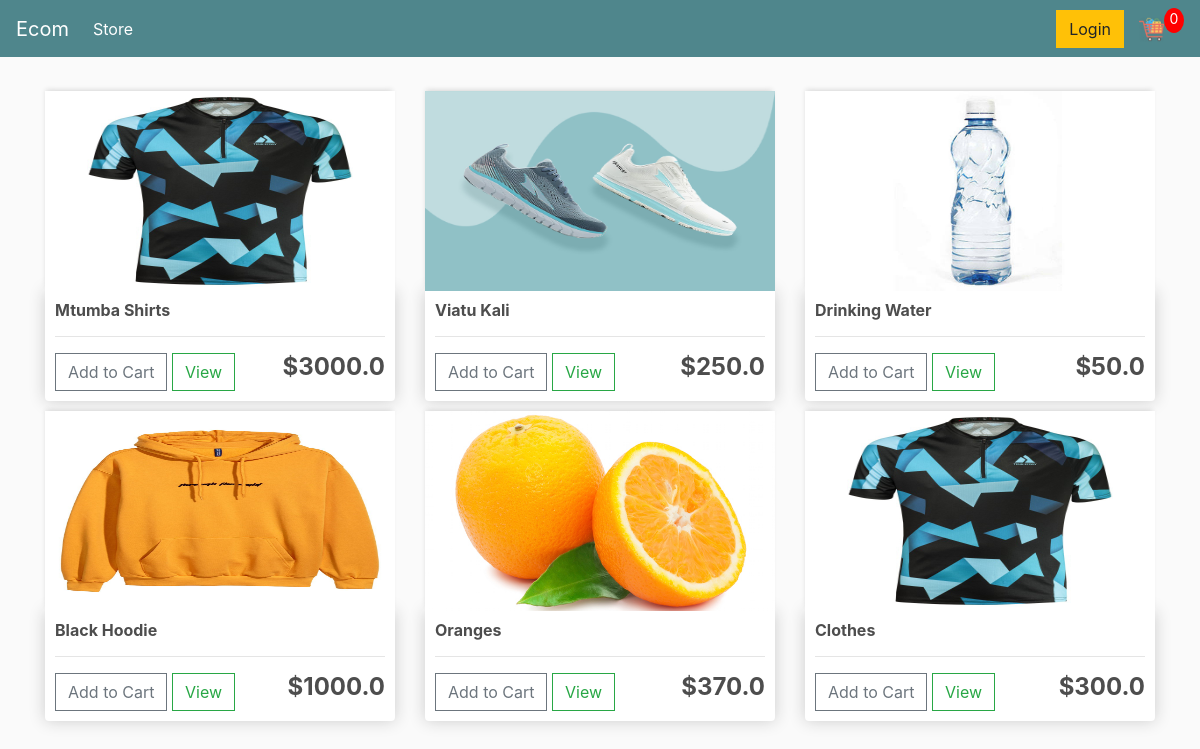
The page / on the database its author committed.
### store/models.py (models this page shows, shortened)
class Product(models.Model):
    name = models.CharField(max_length=200, null=True)
    price = models.FloatField()
    image = models.ImageField(upload_to="images/products", blank=True, null=True)
    digital = models.BooleanField(default=False, null=True, blank=True)
    @property
    def imageURL(self):
        try:
            url = self.image.url
        except:
            url = ''
        return url

### store/views.py (the view)
# urls.py: path("", include("store.urls")),
def store(request):
    products = Product.objects.all()
    context = {
        "products": products
    }
    return render(request, "store/store.html", context)

### store/templates/store/store.html
{% extends 'store/main.html' %}
{% load static %}
{% block content %}
	<div class="row">
{% for product in products %}
		<div class="col-lg-4">
			<img class="thumbnail" src="{{ product.imageURL}}">
			<div class="box-element product">
				<h6><strong>{{ product.name}}</strong></h6>
				<hr>
				<button  class="btn btn-outline-secondary add-btn">Add to Cart</button>
				<a class="btn btn-outline-success" href="#">View</a>
				<h4 style="display: inline-block; float: right"><strong>${{product.price}}</strong></h4>
			</div>
		</div>
{% endfor %}
	</div>
{% endblock content %}

### store/templates/store/main.html (shortened to what this page needs)
<!DOCTYPE html>
{% load static %}
<html>
<head>
	<link rel="stylesheet" href="https://stackpath.bootstrapcdn.com/bootstrap/4.4.1/css/bootstrap.min.css">
	<link rel="stylesheet" type="text/css" href="{% static 'css/main.css' %}">
</head>
<body>
	<nav class="navbar navbar-expand-lg navbar-dark bg-dark">
	  <a class="navbar-brand" href="{% url 'store' %}">Ecom</a>
	  <div class="collapse navbar-collapse" id="navbarSupportedContent">
	    <ul class="navbar-nav mr-auto">
	      <li class="nav-item active">
	        <a class="nav-link" href="{% url 'store' %}">Store <span class="sr-only">(current)</span></a>
	      </li>
	    </ul>
	    <div class="form-inline my-2 my-lg-0">
	     	<a href="#"class="btn btn-warning">Login</a>
	     	<a href="{% url 'cart' %}">
	    		<img  id="cart-icon" src="{% static 'images/cart.png' %}">
	    	</a>
	    	<p id="cart-total">0</p>
	    </div>
	  </div>
	</nav>
     <div class="container">
            <br>
            {% block content %}
            {% endblock content %}
         </div>
</body>
</html>

### static/css/main.css (style rules this page uses)
body { background-color: hsl(0, 0%, 98%); }
h1,h2,h3,h4,h5,h6 { color:hsl(0, 0%, 30%); }
.box-element { box-shadow:hsl(0, 0%, 80%) 0 0 16px; background-color: #fff; border-radius: 4px; padding: 10px; }
.thumbnail { width: 100%; height: 200px; -webkit-box-shadow: -1px -3px 5px -2px rgba(214,214,214,1); -moz-box-shadow: -1px -3px 5px -2px rgba(214,214,214,1); box-shadow: -1px -3px 5px -2px rgba(214,214,214,1); }
.product { border-radius: 0 0 4px 4px; }
.bg-dark { background-color: #4f868c!important; }
#cart-icon { width:25px; display: inline-block; margin-left: 15px; }
#cart-total { display: block; text-align: center; color:#fff; background-color: red; width: 20px; height: 25px; border-radius: 50%; font-size: 14px; }
.col-lg-4, .col-lg-6, .col-lg-8, .col-lg-12 { margin-top: 10px; }
.btn { border-radius: 0; }

### rows shown on the page
Product: imageURL (picture), name "Mtumba Shirts", price "3000.0"
Product: imageURL (picture), name "Viatu Kali", price "250.0"
Product: imageURL (picture), name "Drinking Water", price "50.0"
Product: imageURL (picture), name "Black Hoodie", price "1000.0"
Product: imageURL (picture), name "Oranges", price "370.0"
Product: imageURL (picture), name "Clothes", price "300.0"
